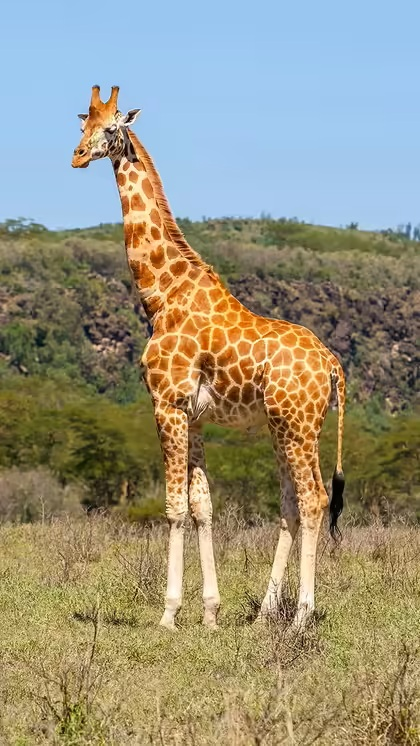
#> input picture Experiment-8/giraffe.jpg, 420 x 746 px
$ jupyter execute experiment_8.ipynb
#> lines starting #> are read from the running program, lines starting #| are printed output that depends on the picture
[cell 1]
import cv2
import numpy as np
import matplotlib.pyplot as plt

[cell 2]
image = cv2.imread("giraffe.jpg", cv2.IMREAD_GRAYSCALE)
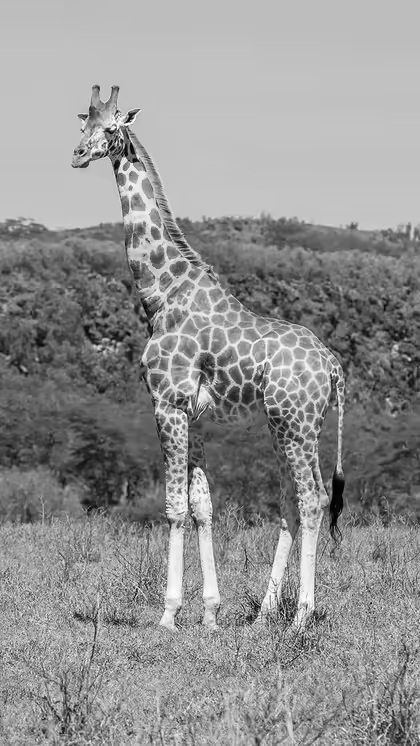
#> image: shape (746, 420); min 0, max 255, mean 146.1

if image is None:
    raise FileNotFoundError("Image not found. Check the filename and path.")

plt.imshow(image, cmap="gray")
plt.title("Original Grayscale Image")
plt.axis("off")
plt.show()

[cell 3]
def sobel_filter(image):
    sobel_x = np.array([
        [-1, 0, 1],
        [-2, 0, 2],
        [-1, 0, 1]
    ])

    sobel_y = np.array([
        [-1, -2, -1],
        [ 0,  0,  0],
        [ 1,  2,  1]
    ])

    padded = np.pad(image, 1, mode="constant")
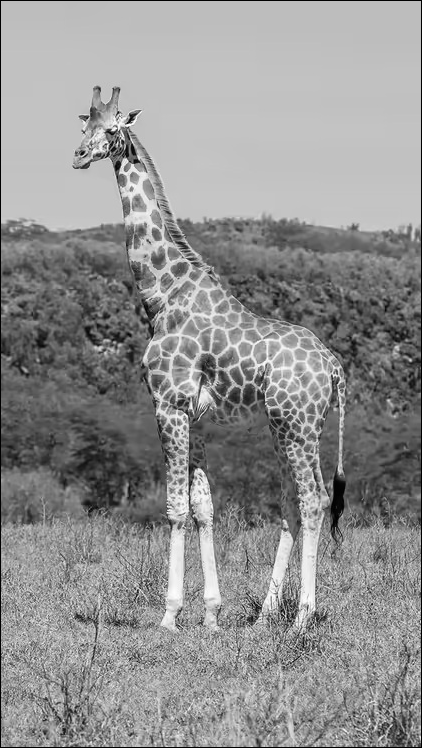
#> padded: shape (748, 422); min 0, max 255, mean 145
    rows, cols = image.shape
#> rows = 746; cols = 420

    gx = np.zeros((rows, cols), dtype=np.float32)
    gy = np.zeros((rows, cols), dtype=np.float32)

    for i in range(rows):
        for j in range(cols):
            region = padded[i:i+3, j:j+3]

            gx[i, j] = np.sum(region * sobel_x)
            gy[i, j] = np.sum(region * sobel_y)
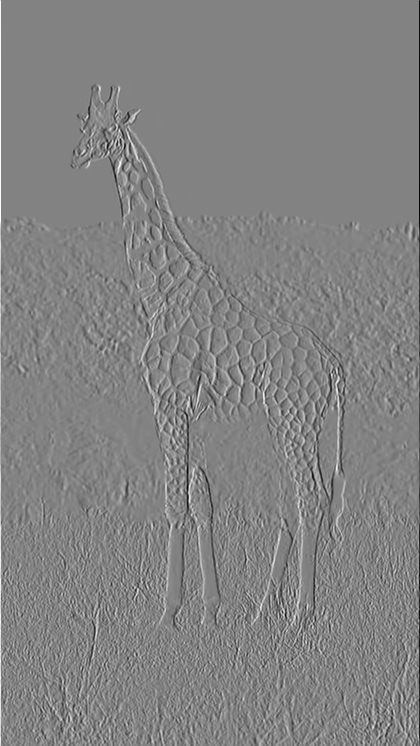
#> gx: shape (746, 420) float32; min -837, max 795, mean 0; drawn with min black and max white
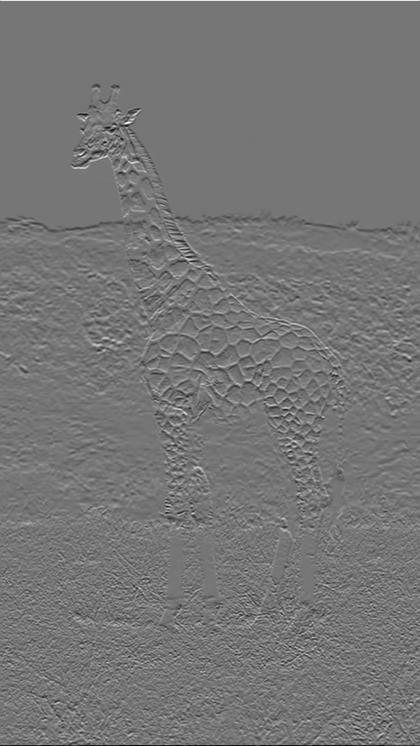
#> gy: shape (746, 420) float32; min -775, max 898, mean -0.2; drawn with min black and max white

    magnitude = np.sqrt(gx**2 + gy**2)
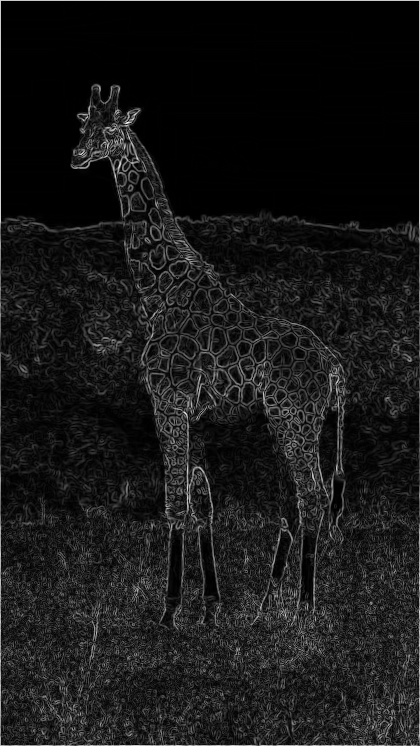
#> magnitude: shape (746, 420) float32; min 0, max 944.9, mean 91.7; drawn with min black and max white
    magnitude = np.clip(magnitude, 0, 255)
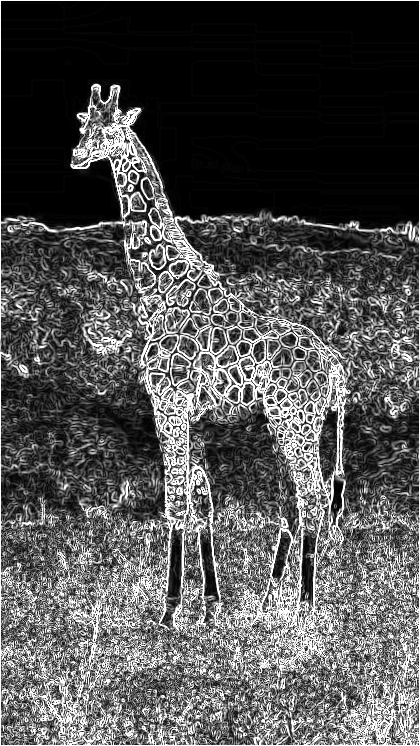
#> magnitude: shape (746, 420) float32; min 0, max 255, mean 83.3

    return magnitude.astype(np.uint8)


edge_image = sobel_filter(image)

plt.imshow(edge_image, cmap="gray")
plt.title("Sobel Edge Image")
plt.axis("off")
plt.show()

[cell 4]
def sobel_filter(image):
    sobel_x = np.array([
        [-1, 0, 1],
        [-2, 0, 2],
        [-1, 0, 1]
    ])

    sobel_y = np.array([
        [-1, -2, -1],
        [ 0,  0,  0],
        [ 1,  2,  1]
    ])

    padded = np.pad(image, 1, mode="constant")
    rows, cols = image.shape
#> rows = 746; cols = 420

    gx = np.zeros((rows, cols), dtype=np.float32)
    gy = np.zeros((rows, cols), dtype=np.float32)

    for i in range(rows):
        for j in range(cols):
            region = padded[i:i+3, j:j+3]

            gx[i, j] = np.sum(region * sobel_x)
            gy[i, j] = np.sum(region * sobel_y)

    magnitude = np.sqrt(gx**2 + gy**2)
    magnitude = np.clip(magnitude, 0, 255)

    return magnitude.astype(np.uint8)


edge_image = sobel_filter(image)

plt.imshow(edge_image, cmap="gray")
plt.title("Sobel Edge Image")
plt.axis("off")
plt.show()

[cell 5]
def hough_euclidean(edge_image, threshold=100, angle_step=1):
#> called with threshold = 100, angle_step = 1
    points = np.argwhere(edge_image > threshold)
#> points = 108773 pairs, first value 0 to 745, second value 0 to 419

    rows, cols = edge_image.shape
#> rows = 746; cols = 420
    diagonal = int(np.ceil(np.sqrt(rows**2 + cols**2)))
#> diagonal = 857

    angles = np.arange(-90, 90, angle_step)
    distances = np.arange(-diagonal, diagonal + 1)
#> distances = 1715 values from -857 to 857

    accumulator = np.zeros(
        (len(distances), len(angles)),
        dtype=np.uint32
    )

    for y, x in points:
        for angle_index, angle in enumerate(angles):
            theta = np.deg2rad(angle)
            r = round(x * np.cos(theta) + y * np.sin(theta))
            distance_index = r + diagonal
            accumulator[distance_index, angle_index] += 1
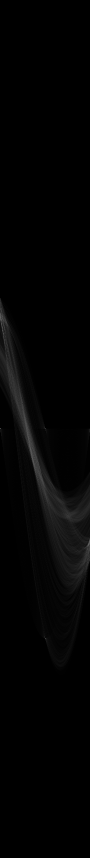
#> accumulator: shape (1715, 180) uint32 (shown at 1/2 size); min 0, max 420, mean 5.7; drawn with min black and max white

    return accumulator, distances, angles


accumulator_e, distances_e, angles_e = hough_euclidean(
    edge_image,
    threshold=100
)

print("Accumulator shape:", accumulator_e.shape)
